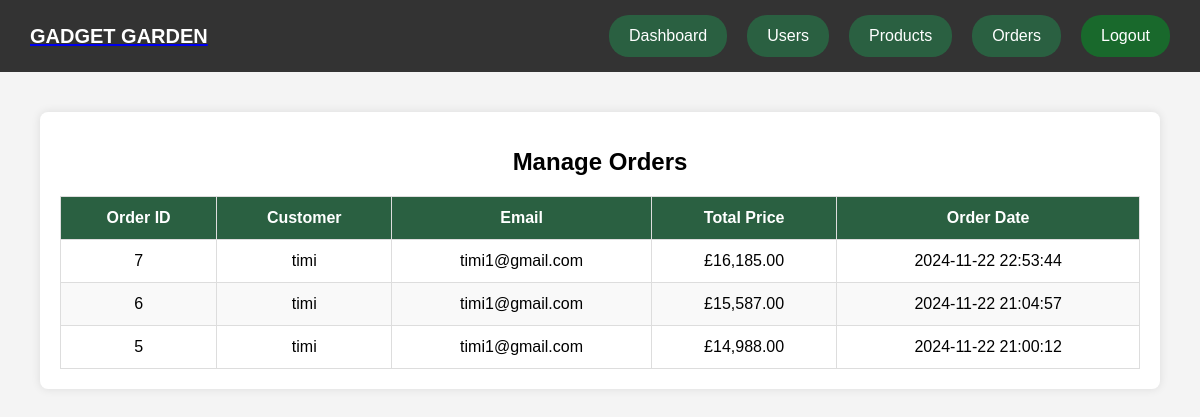
Before: /views/manage_orders.php (signed in) with the older database file.
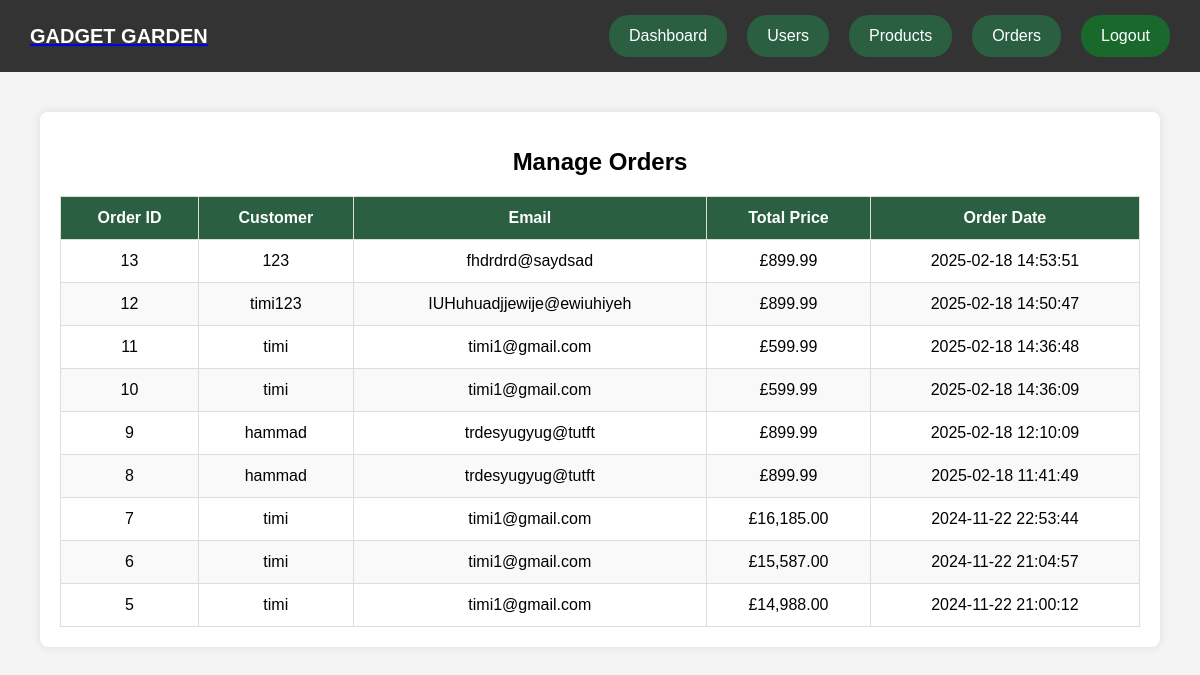
After: the same page with the newer database file.
### tables this page shows
CREATE TABLE `orders` (
  `order_id` int(11) NOT NULL,
  `user_id` int(11) NOT NULL,
  `order_date` datetime DEFAULT current_timestamp(),
  `total_price` decimal(10,2) NOT NULL
);

CREATE TABLE `users` (
  `user_id` int(11) NOT NULL,
  `username` varchar(255) NOT NULL,
  `email` varchar(255) NOT NULL,
  `password_hash` varchar(255) NOT NULL,
  `created_at` timestamp NOT NULL DEFAULT current_timestamp(),
  `admin` tinyint(1) DEFAULT 0,
  `phone` varchar(20) DEFAULT NULL
);

### views/manage_orders.php (the view, shortened to what this page needs)
<?php
require_once "../database/database.php";
$ordersStmt = $pdo->prepare("
    SELECT o.order_id, o.order_date, o.total_price, u.username, u.email
    FROM orders o
    JOIN users u ON o.user_id = u.user_id
    ORDER BY o.order_date DESC
");
$ordersStmt->execute();
$orders = $ordersStmt->fetchAll(PDO::FETCH_ASSOC);
?>
<!DOCTYPE html>
<html lang="en">
<head>
    <link rel="stylesheet" href="../public/css/navbar.css">
    <link rel="stylesheet" href="../public/css/admin.css">
</head>
<body>
<nav>
    <div class="nav-left">
        <a href="../index.php"><p id="logo-text">GADGET GARDEN</p></a>
    </div>
    <div class="nav-right">
        <a href="admin_dashboard.php"><button class="white-button">Dashboard</button></a>
        <a href="manage_users.php"><button class="white-button">Users</button></a>
        <a href="admin.php"><button class="white-button">Products</button></a>
        <a href="manage_orders.php"><button class="white-button">Orders</button></a>
        <a href="logout.php"><button class="green-button">Logout</button></a>
    </div>
</nav>
<div class="container">
    <h1>Manage Orders</h1>
    <?php if (empty($orders)) : ?>
        <p style="text-align: center; color: #888;">No orders available.</p>
    <?php else : ?>
        <table>
            <thead>
                <tr>
                    <th>Order ID</th>
                    <th>Customer</th>
                    <th>Email</th>
                    <th>Total Price</th>
                    <th>Order Date</th>
                </tr>
            </thead>
            <tbody>
                <?php foreach ($orders as $order) { ?>
                <tr>
                    <td><?php echo htmlspecialchars($order['order_id']); ?></td>
                    <td><?php echo htmlspecialchars($order['username']); ?></td>
                    <td><?php echo htmlspecialchars($order['email']); ?></td>
                    <td>£<?php echo number_format($order['total_price'], 2); ?></td>
                    <td><?php echo htmlspecialchars($order['order_date']); ?></td>
                </tr>
                <?php } ?>
            </tbody>
        </table>
    <?php endif; ?>
</div>
</body>
</html>

### public/css/navbar.css (style rules this page uses)
nav { background-color: #333; display: flex; justify-content: space-between; align-items: center; padding: 15px 30px; }
.nav-left p { color: white; font-size: 20px; font-weight: bold; margin: 0; }
.nav-right { display: flex; gap: 20px; }
.nav-right a { text-decoration: none; }
.white-button, .green-button { background-color: #2a6041; color: white; border: none; padding: 12px 20px; border-radius: 20px; font-size: 16px; cursor: pointer; transition: background 0.3s ease; }
.green-button { background-color: #19692c; }

### views/manage_orders.php (style rules this page uses)
body { font-family: Arial, sans-serif; background-color: #f4f4f4; margin: 0; padding: 0; }
.container { width: 90%; max-width: 1100px; margin: 40px auto; background: white; padding: 20px; border-radius: 8px; box-shadow: 0px 0px 10px rgba(0, 0, 0, 0.1); }
h1 { text-align: center; font-size: 24px; margin-bottom: 20px; }
table { width: 100%; border-collapse: collapse; margin-top: 20px; background: white; }
table, th, td { border: 1px solid #ddd; }
th, td { padding: 12px; text-align: center; }
th { background: #2a6041; color: white; }
tr:nth-child(even) { background: #f9f9f9; }

Changed rows visible on the page:
added orders: order_id "13", user.username "123", user.email "fhdrdrd@saydsad", total_price "899.99", order_date "2025-02-18 14:53:51"
added orders: order_id "12", user.username "timi123", user.email "IUHuhuadjjewije@ewiuhiyeh", total_price "899.99", order_date "2025-02-18 14:50:47"
added orders: order_id "11", user.username "timi", user.email "timi1@gmail.com", total_price "599.99", order_date "2025-02-18 14:36:48"
added orders: order_id "10", user.username "timi", user.email "timi1@gmail.com", total_price "599.99", order_date "2025-02-18 14:36:09"
added orders: order_id "9", user.username "hammad", user.email "trdesyugyug@tutft", total_price "899.99", order_date "2025-02-18 12:10:09"
added orders: order_id "8", user.username "hammad", user.email "trdesyugyug@tutft", total_price "899.99", order_date "2025-02-18 11:41:49"
